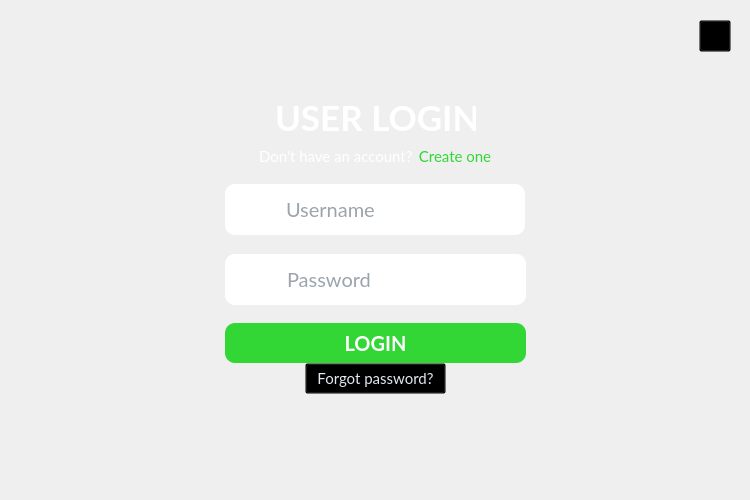
<?xml version="1.0" encoding="UTF-8"?>
<ui version="4.0">
 <class>Login</class>
 <widget class="QMainWindow" name="Login">
  <property name="geometry">
   <rect>
    <x>0</x>
    <y>0</y>
    <width>750</width>
    <height>500</height>
   </rect>
  </property>
  <property name="sizePolicy">
   <sizepolicy hsizetype="Fixed" vsizetype="Fixed">
    <horstretch>0</horstretch>
    <verstretch>0</verstretch>
   </sizepolicy>
  </property>
  <property name="minimumSize">
   <size>
    <width>750</width>
    <height>500</height>
   </size>
  </property>
  <property name="maximumSize">
   <size>
    <width>750</width>
    <height>500</height>
   </size>
  </property>
  <property name="font">
   <font>
    <family>Lato</family>
   </font>
  </property>
  <property name="windowTitle">
   <string>e-Ledger</string>
  </property>
  <property name="windowIcon">
   <iconset resource="resources.qrc">
    <normaloff>:/img/img/ledger_small.png</normaloff>:/img/img/ledger_small.png</iconset>
  </property>
  <property name="styleSheet">
   <string notr="true"/>
  </property>
  <widget class="QWidget" name="centralwidget">
   <widget class="QLabel" name="loginHeader">
    <property name="geometry">
     <rect>
      <x>275</x>
      <y>96</y>
      <width>201</width>
      <height>42</height>
     </rect>
    </property>
    <property name="font">
     <font>
      <family>Lato</family>
      <pointsize>-1</pointsize>
      <weight>75</weight>
      <bold>true</bold>
     </font>
    </property>
    <property name="styleSheet">
     <string notr="true">color: #fff;
font-size: 35px;</string>
    </property>
    <property name="text">
     <string>USER LOGIN</string>
    </property>
   </widget>
   <widget class="QPushButton" name="loginButton">
    <property name="geometry">
     <rect>
      <x>225</x>
      <y>323</y>
      <width>301</width>
      <height>40</height>
     </rect>
    </property>
    <property name="font">
     <font>
      <family>Lato</family>
      <pointsize>-1</pointsize>
      <weight>75</weight>
      <bold>true</bold>
     </font>
    </property>
    <property name="cursor">
     <cursorShape>PointingHandCursor</cursorShape>
    </property>
    <property name="toolTip">
     <string>Click here to login.</string>
    </property>
    <property name="styleSheet">
     <string notr="true">#loginButton {
	background-color: #32D736;
	border-radius: 10px;
	color: #fff;
	font-size: 20px;
	padding: 8px;
}

#loginButton:hover {
	background-color: #34E038;
}


</string>
    </property>
    <property name="text">
     <string>LOGIN</string>
    </property>
    <property name="shortcut">
     <string>Return</string>
    </property>
   </widget>
   <widget class="QGroupBox" name="usernameGroup">
    <property name="geometry">
     <rect>
      <x>225</x>
      <y>184</y>
      <width>301</width>
      <height>51</height>
     </rect>
    </property>
    <property name="styleSheet">
     <string notr="true">border: none;</string>
    </property>
    <property name="title">
     <string/>
    </property>
    <widget class="QLabel" name="loginUsernameIcon">
     <property name="geometry">
      <rect>
       <x>0</x>
       <y>0</y>
       <width>51</width>
       <height>51</height>
      </rect>
     </property>
     <property name="styleSheet">
      <string notr="true">background-color: white;
border-top-left-radius: 10px;
border-bottom-left-radius: 10px;
font-size: 20px;
qproperty-alignment: AlignCenter;</string>
     </property>
     <property name="text">
      <string/>
     </property>
     <property name="buddy">
      <cstring>loginUsernameInput</cstring>
     </property>
    </widget>
    <widget class="QLineEdit" name="loginUsernameInput">
     <property name="geometry">
      <rect>
       <x>49</x>
       <y>0</y>
       <width>251</width>
       <height>51</height>
      </rect>
     </property>
     <property name="font">
      <font>
       <family>Lato</family>
       <pointsize>-1</pointsize>
      </font>
     </property>
     <property name="toolTip">
      <string>Enter your valid username.</string>
     </property>
     <property name="styleSheet">
      <string notr="true">#loginUsernameInput {
	padding: 10px;
	background-color: #fff;
	border-top-right-radius: 10px;
	border-bottom-right-radius: 10px;
	font-size: 20px;
	color: #374957;
}

#loginUsernameInput:focus {
	background-color: #E3E8F0;
}</string>
     </property>
     <property name="placeholderText">
      <string>Username</string>
     </property>
    </widget>
   </widget>
   <widget class="QGroupBox" name="passwordGroup">
    <property name="geometry">
     <rect>
      <x>225</x>
      <y>254</y>
      <width>301</width>
      <height>61</height>
     </rect>
    </property>
    <property name="styleSheet">
     <string notr="true">border: none;</string>
    </property>
    <property name="title">
     <string/>
    </property>
    <widget class="QLineEdit" name="loginPasswordInput">
     <property name="geometry">
      <rect>
       <x>50</x>
       <y>0</y>
       <width>201</width>
       <height>51</height>
      </rect>
     </property>
     <property name="font">
      <font>
       <family>Lato</family>
       <pointsize>-1</pointsize>
      </font>
     </property>
     <property name="toolTip">
      <string>Enter your valid password.</string>
     </property>
     <property name="styleSheet">
      <string notr="true">#loginPasswordInput {
	padding: 10px;
	font-size: 20px;
	color: #374957;
}

#loginPasswordInput:focus {
	background-color:#E3E8F0;
}</string>
     </property>
     <property name="echoMode">
      <enum>QLineEdit::Normal</enum>
     </property>
     <property name="placeholderText">
      <string>Password</string>
     </property>
    </widget>
    <widget class="QLabel" name="loginPasswordIcon">
     <property name="geometry">
      <rect>
       <x>0</x>
       <y>0</y>
       <width>51</width>
       <height>51</height>
      </rect>
     </property>
     <property name="styleSheet">
      <string notr="true">background-color: white;
border-top-left-radius: 10px;
border-bottom-left-radius: 10px;
font-size: 20px;
qproperty-alignment: AlignCenter;</string>
     </property>
     <property name="text">
      <string/>
     </property>
     <property name="buddy">
      <cstring>loginPasswordInput</cstring>
     </property>
    </widget>
    <widget class="QPushButton" name="show_hide_pwd_btn">
     <property name="geometry">
      <rect>
       <x>250</x>
       <y>0</y>
       <width>51</width>
       <height>51</height>
      </rect>
     </property>
     <property name="cursor">
      <cursorShape>PointingHandCursor</cursorShape>
     </property>
     <property name="toolTip">
      <string>Click here to view/hide password.</string>
     </property>
     <property name="styleSheet">
      <string notr="true">background-color: white;
border-top-right-radius: 10px;
border-bottom-right-radius: 10px;
font-size: 20px;</string>
     </property>
     <property name="text">
      <string/>
     </property>
     <property name="checkable">
      <bool>true</bool>
     </property>
    </widget>
   </widget>
   <widget class="QGroupBox" name="noAccountGroup">
    <property name="geometry">
     <rect>
      <x>255</x>
      <y>141</y>
      <width>241</width>
      <height>30</height>
     </rect>
    </property>
    <property name="styleSheet">
     <string notr="true">border: none;</string>
    </property>
    <property name="title">
     <string/>
    </property>
    <widget class="QPushButton" name="createAccount">
     <property name="geometry">
      <rect>
       <x>160</x>
       <y>0</y>
       <width>80</width>
       <height>31</height>
      </rect>
     </property>
     <property name="font">
      <font>
       <family>Lato</family>
       <pointsize>-1</pointsize>
      </font>
     </property>
     <property name="cursor">
      <cursorShape>PointingHandCursor</cursorShape>
     </property>
     <property name="toolTip">
      <string>Click here to create a new account.</string>
     </property>
     <property name="styleSheet">
      <string notr="true">#createAccount {
	font-size: 15px;
	background-color: transparent;
	color: #32D736;
}

#createAccount:hover {
	color: #3EF642;
}</string>
     </property>
     <property name="text">
      <string>Create one</string>
     </property>
    </widget>
    <widget class="QLabel" name="noAccountMessage">
     <property name="geometry">
      <rect>
       <x>4</x>
       <y>0</y>
       <width>161</width>
       <height>31</height>
      </rect>
     </property>
     <property name="font">
      <font>
       <family>Lato</family>
       <pointsize>-1</pointsize>
      </font>
     </property>
     <property name="styleSheet">
      <string notr="true">font-size: 15px;
background-color: transparent;
color: #fff;</string>
     </property>
     <property name="text">
      <string>Don't have an account?</string>
     </property>
     <property name="buddy">
      <cstring>createAccount</cstring>
     </property>
    </widget>
   </widget>
   <widget class="QPushButton" name="forgot_password">
    <property name="geometry">
     <rect>
      <x>305</x>
      <y>363</y>
      <width>141</width>
      <height>31</height>
     </rect>
    </property>
    <property name="font">
     <font>
      <family>Lato</family>
      <pointsize>-1</pointsize>
     </font>
    </property>
    <property name="cursor">
     <cursorShape>PointingHandCursor</cursorShape>
    </property>
    <property name="toolTip">
     <string>Click here to reset your password.</string>
    </property>
    <property name="styleSheet">
     <string notr="true">#forgot_password {
	font-size: 15px;
	background-color: transparent;
	color: #E3E8F0;
}

#forgot_password:hover {
	color: #FFF;
}</string>
    </property>
    <property name="text">
     <string>Forgot password?</string>
    </property>
   </widget>
   <widget class="QPushButton" name="help_button">
    <property name="geometry">
     <rect>
      <x>699</x>
      <y>20</y>
      <width>32</width>
      <height>32</height>
     </rect>
    </property>
    <property name="cursor">
     <cursorShape>PointingHandCursor</cursorShape>
    </property>
    <property name="toolTip">
     <string>Help</string>
    </property>
    <property name="styleSheet">
     <string notr="true">background: transparent;</string>
    </property>
    <property name="text">
     <string/>
    </property>
   </widget>
  </widget>
 </widget>
 <tabstops>
  <tabstop>loginUsernameInput</tabstop>
  <tabstop>loginPasswordInput</tabstop>
  <tabstop>show_hide_pwd_btn</tabstop>
  <tabstop>loginButton</tabstop>
  <tabstop>forgot_password</tabstop>
  <tabstop>createAccount</tabstop>
 </tabstops>
 <resources>
  <include location="resources.qrc"/>
 </resources>
 <connections/>
</ui>
